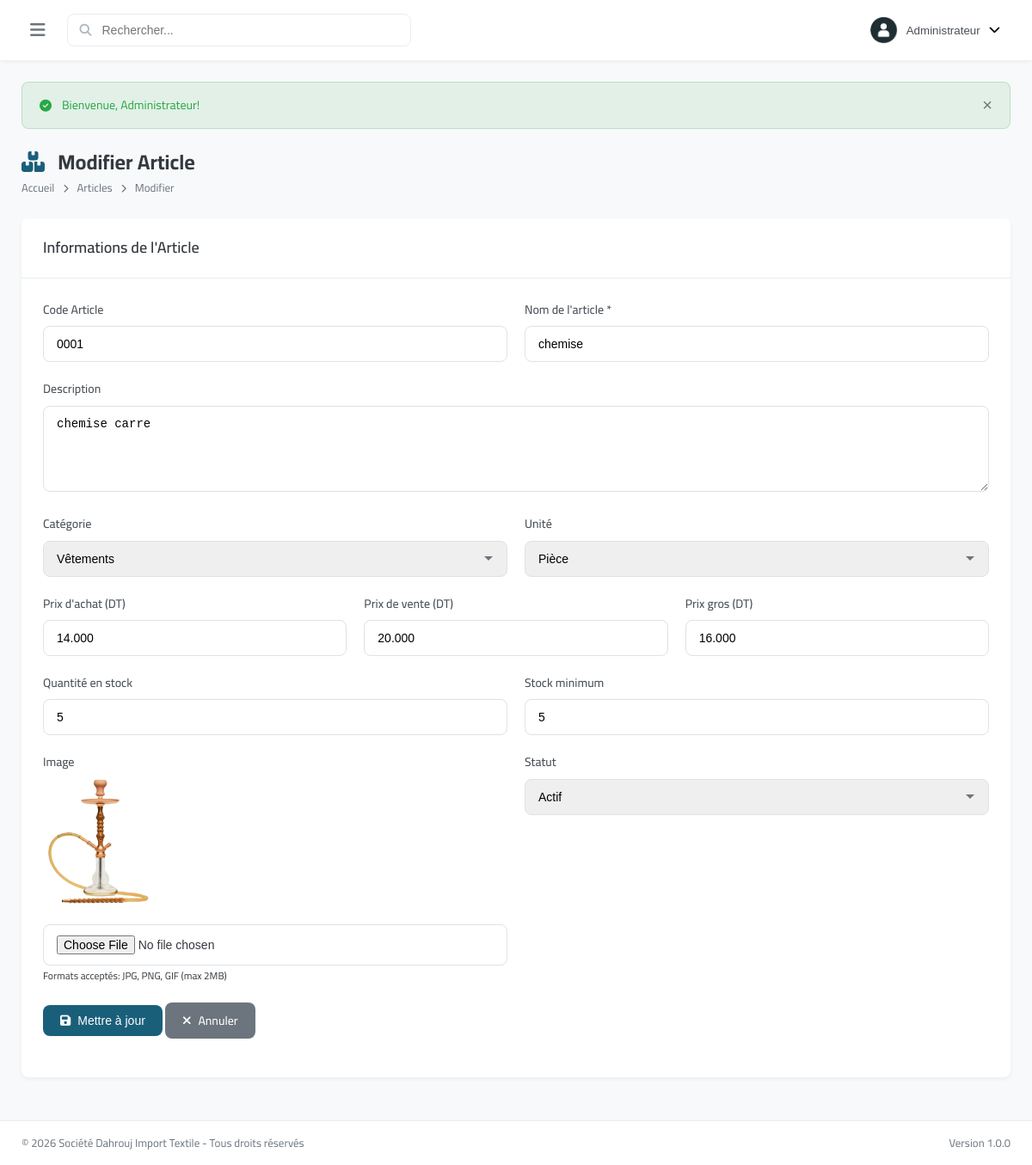
The page /modules/articles/edit.php?id=1 (signed in) on the database its author committed.
### tables this page shows
CREATE TABLE `articles` (
  `id` int(11) NOT NULL,
  `code` varchar(50) NOT NULL,
  `name` varchar(200) NOT NULL,
  `description` text DEFAULT NULL,
  `category_id` int(11) DEFAULT NULL,
  `purchase_price` decimal(15,3) DEFAULT 0.000,
  `sale_price` decimal(15,3) DEFAULT 0.000,
  `wholesale_price` decimal(15,3) DEFAULT 0.000,
  `quantity` int(11) DEFAULT 0,
  `min_stock` int(11) DEFAULT 10,
  `unit` varchar(20) DEFAULT 'piece',
  `image` varchar(255) DEFAULT NULL,
  `status` enum('active','inactive') DEFAULT 'active',
  `created_at` datetime DEFAULT current_timestamp(),
  `updated_at` datetime DEFAULT current_timestamp() ON UPDATE current_timestamp()
);

CREATE TABLE `categories` (
  `id` int(11) NOT NULL,
  `name` varchar(100) NOT NULL,
  `description` text DEFAULT NULL,
  `parent_id` int(11) DEFAULT NULL,
  `status` enum('active','inactive') DEFAULT 'active',
  `created_at` datetime DEFAULT current_timestamp(),
  `updated_at` datetime DEFAULT current_timestamp() ON UPDATE current_timestamp()
);

### modules/articles/edit.php (the view, shortened to what this page needs)
<?php
$db = getDB();
$id = intval($_GET['id'] ?? 0);
$stmt = $db->prepare("SELECT * FROM articles WHERE id = ?");
$stmt->execute([$id]);
$article = $stmt->fetch();
$categories = $db->query("SELECT id, name FROM categories WHERE status = 'active' ORDER BY name ASC")->fetchAll();
require_once '../../includes/header.php';
?>
<div class="page-header">
    <div>
        <h1 class="page-title"><i class="fas fa-boxes"></i> Modifier Article</h1>
        <nav class="breadcrumb">
            <a href="../../index.php">Accueil</a>
            <i class="fas fa-chevron-right"></i>
            <a href="index.php">Articles</a>
            <i class="fas fa-chevron-right"></i>
            <span>Modifier</span>
        </nav>
    </div>
</div>
<div class="card">
    <div class="card-header">
        <h3 class="card-title">Informations de l'Article</h3>
    </div>
    <div class="card-body">
        <form method="POST" action="" enctype="multipart/form-data" data-validate>
            <div class="form-row">
                <div class="form-group">
                    <label for="code">Code Article</label>
                    <input type="text" id="code" name="code" class="form-control"
                           value="<?php echo $article['code']; ?>">
                </div>
                <div class="form-group">
                    <label for="name">Nom de l'article <span class="text-danger">*</span></label>
                    <input type="text" id="name" name="name" class="form-control" required
                           value="<?php echo $article['name']; ?>">
                </div>
            </div>
            <div class="form-group">
                <label for="description">Description</label>
                <textarea id="description" name="description" class="form-control" rows="3"><?php echo $article['description']; ?></textarea>
            </div>
            <div class="form-row">
                <div class="form-group">
                    <label for="category_id">Catégorie</label>
                    <select id="category_id" name="category_id" class="form-control">
                        <?php foreach ($categories as $cat): ?>
                        <option value="<?php echo $cat['id']; ?>" <?php echo $article['category_id'] == $cat['id'] ? 'selected' : ''; ?>>
                            <?php echo $cat['name']; ?>
                        </option>
                        <?php endforeach; ?>
                    </select>
                </div>
                <div class="form-group">
                    <label for="unit">Unité</label>
                    <select id="unit" name="unit" class="form-control">
                        <option value="piece" <?php echo $article['unit'] === 'piece' ? 'selected' : ''; ?>>Pièce</option>
                    </select>
                </div>
            </div>
            <div class="form-row">
                <div class="form-group">
                    <label for="purchase_price">Prix d'achat (DT)</label>
                    <input type="number" id="purchase_price" name="purchase_price" class="form-control"
                           step="0.001" min="0" value="<?php echo $article['purchase_price']; ?>">
                </div>
                <div class="form-group">
                    <label for="sale_price">Prix de vente (DT)</label>
                    <input type="number" id="sale_price" name="sale_price" class="form-control"
                           step="0.001" min="0" value="<?php echo $article['sale_price']; ?>">
                </div>
                <div class="form-group">
                    <label for="wholesale_price">Prix gros (DT)</label>
                    <input type="number" id="wholesale_price" name="wholesale_price" class="form-control"
                           step="0.001" min="0" value="<?php echo $article['wholesale_price']; ?>">
                </div>
            </div>
            <div class="form-row">
                <div class="form-group">
                    <label for="quantity">Quantité en stock</label>
                    <input type="number" id="quantity" name="quantity" class="form-control"
                           min="0" value="<?php echo $article['quantity']; ?>">
                </div>
                <div class="form-group">
                    <label for="min_stock">Stock minimum</label>
                    <input type="number" id="min_stock" name="min_stock" class="form-control"
                           min="0" value="<?php echo $article['min_stock']; ?>">
                </div>
            </div>
            <div class="form-row">
                <div class="form-group">
                    <label for="image">Image</label>
                    <?php if ($article['image']): ?>
                    <div style="margin-bottom: 10px;">
                        <img src="../../uploads/<?php echo $article['image']; ?>" alt="" style="max-width: 150px; border-radius: 4px;">
                    </div>
                    <?php endif; ?>
                    <input type="file" id="image" name="image" class="form-control" accept="image/*">
                    <small class="text-muted">Formats acceptés: JPG, PNG, GIF (max 2MB)</small>
                </div>
                <div class="form-group">
                    <label for="status">Statut</label>
                    <select id="status" name="status" class="form-control">
                        <option value="active" <?php echo $article['status'] === 'active' ? 'selected' : ''; ?>>Actif</option>
                    </select>
                </div>
            </div>
            <div class="form-group">
                <button type="submit" class="btn btn-primary">
                    <i class="fas fa-save"></i> Mettre à jour
                </button>
                <a href="index.php" class="btn btn-secondary">
                    <i class="fas fa-times"></i> Annuler
                </a>
            </div>
        </form>
    </div>
</div>
<?php require_once '../../includes/footer.php'; ?>

### assets/css/style.css (style rules this page uses)
:root { --primary-color: #1a5f7a; --primary-dark: #134b61; --primary-light: #2d8faf; --secondary-color: #c84b31; --secondary-dark: #a33d27; --success-color: #28a745; --warning-color: #ffc107; --danger-color: #dc3545; --info-color: #17a2b8; --light-color: #f8f9fa; --dark-color: #343a40; --gray-100: #f8f9fa; --gray-200: #e9ecef; --gray-300: #dee2e6; --gray-400: #ced4da; --gray-500: #adb5bd; --gray-600: #6c757d; --gray-700: #495057; --gray-800: #343a40; --gray-900: #212529; --sidebar-width: 280px; --sidebar-collapsed: 70px; --header-height: 70px; --footer-height: 50px; --border-radius: 8px; --border-radius-lg: 12px; --border-radius-sm: 4px; --shadow-sm: 0 2px 4px rgba(0,0,0,0.05); --shadow: 0 4px 6px rgba(0,0,0,0.1); --shadow-lg: 0 10px 25px rgba(0,0,0,0.15); --transition: all 0.3s ease; }
* { margin: 0; padding: 0; box-sizing: border-box; }
body { font-family: 'Cairo', -apple-system, BlinkMacSystemFont, 'Segoe UI', Roboto, sans-serif; font-size: 14px; line-height: 1.6; color: var(--gray-800); background-color: var(--gray-100); direction: ltr; }
a { text-decoration: none; color: inherit; transition: var(--transition); }
img { max-width: 100%; height: auto; }
.page-header { display: flex; justify-content: space-between; align-items: center; margin-bottom: 25px; flex-wrap: wrap; gap: 15px; }
.page-title { font-size: 24px; font-weight: 700; color: var(--gray-800); }
.page-title i { color: var(--primary-color); margin-right: 10px; }
.breadcrumb { display: flex; align-items: center; gap: 10px; font-size: 13px; color: var(--gray-600); }
.breadcrumb i { font-size: 10px; }
.card { background: white; border-radius: var(--border-radius); box-shadow: var(--shadow-sm); margin-bottom: 25px; }
.card-header { padding: 20px 25px; border-bottom: 1px solid var(--gray-200); display: flex; justify-content: space-between; align-items: center; flex-wrap: wrap; gap: 15px; }
.card-title { font-size: 18px; font-weight: 600; color: var(--gray-800); }
.card-body { padding: 25px; }
.btn { display: inline-flex; align-items: center; justify-content: center; gap: 8px; padding: 10px 20px; font-size: 14px; font-weight: 500; border-radius: var(--border-radius); border: none; cursor: pointer; transition: var(--transition); }
.btn-primary { background: var(--primary-color); color: white; }
.btn-secondary { background: var(--gray-600); color: white; }
.form-group { margin-bottom: 20px; }
.form-row { display: grid; grid-template-columns: repeat(auto-fit, minmax(200px, 1fr)); gap: 20px; }
label { display: block; margin-bottom: 8px; font-weight: 500; color: var(--gray-700); }
.form-control { width: 100%; padding: 12px 15px; border: 1px solid var(--gray-300); border-radius: var(--border-radius); font-size: 14px; transition: var(--transition); }
select.form-control { appearance: none; background-repeat: no-repeat; background-position: right 15px center; padding-right: 40px; }
textarea.form-control { resize: vertical; min-height: 100px; }

### rows shown on the page
articles: code "0001", name "chemise", description "chemise carre", category_id "Vêtements", unit "Pièce", purchase_price "14.000", sale_price "20.000", wholesale_price "16.000", quantity "5", min_stock "5", image (picture), status "Actif"

### other values the page prints
$_SESSION['user_name'] "Administrateur"
$flash['message'] "Bienvenue, Administrateur!"
APP_NAME "Société Dahrouj Import Textile"
APP_VERSION "1.0.0"
